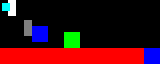

The image is a tile-based game level rendered from a .tmx file. Its description and complete source (layers, tilesets, objects, tile grids) follow:
An orthogonal 10x4 tile map with 16x16 px tiles, 3 tile layers (Ground, Decor, Inner), 1 image layer and 5 objects (Goal, solid, Spawn, Sign, Coin).

<map version="1.10" tiledversion="1.11.0" orientation="orthogonal" renderorder="right-down" width="10" height="4" tilewidth="16" tileheight="16" infinite="0" nextlayerid="7" nextobjectid="6">
 <tileset firstgid="1" source="tiles.tsx" />
 <layer id="1" name="Ground" width="10" height="4">
  <data encoding="csv">
2147483652,0,0,0,0,0,0,0,0,0,
0,0,0,0,0,0,0,0,0,0,
0,0,0,0,2,0,0,0,0,0,
1,1,1,1,1,1,1,1,1,3
</data>
 </layer>
 <layer id="2" name="Decor" width="10" height="4" opacity="0.5" offsetx="8" offsety="4">
  <data encoding="csv">
0,0,0,0,0,0,0,0,0,0,
0,4,0,0,0,0,0,0,0,0,
0,0,0,0,0,0,0,0,0,0,
0,0,0,0,0,0,0,0,0,0
</data>
 </layer>
 <objectgroup id="3" name="Objects">
  <object id="1" name="Goal" x="128" y="16" width="16" height="32" />
  <object id="2" class="solid" x="0" y="0" width="8" height="8" />
  <object id="3" name="Spawn" x="16" y="40">
   <point />
  </object>
  <object id="4" name="Sign" x="20" y="4" width="60" height="20">
   <text pixelsize="12" color="#ff112233">Hello &amp; welcome</text>
  </object>
  <object id="5" name="Coin" gid="2" x="64" y="48" width="16" height="16" />
 </objectgroup>
 <imagelayer id="4" name="Sky" offsetx="2" offsety="3">
  <image source="art/sky.png" width="8" height="8" />
 </imagelayer>
 <group id="5" name="Group" offsety="10">
  <layer id="6" name="Inner" width="10" height="4">
   <data encoding="csv">
0,0,0,0,0,0,0,0,0,0,
0,0,3,0,0,0,0,0,0,0,
0,0,0,0,0,0,0,0,0,0,
0,0,0,0,0,0,0,0,0,0
</data>
  </layer>
 </group>
</map>
